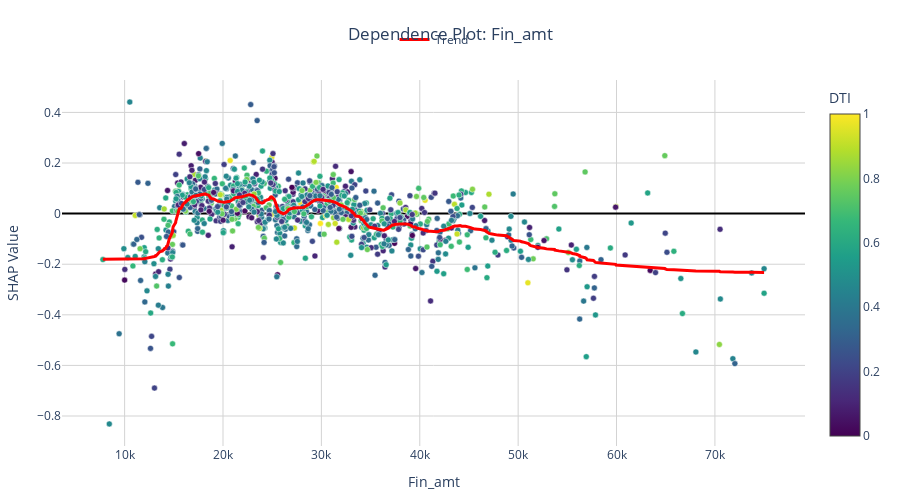

Here is the notebook cell this chart was saved with:
### Code cell
# Financing amount dependence
fig = interp.plot_dependence('Fin_amt')
fig.show()

print("\nInterpretation: How does loan size affect booking probability?")

### Figure 1 — Plotly figure (JSON) as saved in the notebook; plotly's stock layout.template omitted (floating-point values rounded to 4 significant figures; data arrays with more than 128 entries replaced by an {"elided": "..."} marker saying what was removed)
{"data": [{"hovertemplate": "<b>Fin_amt</b>: %{x:.2f}<br>SHAP: %{y:.4f}<extra></extra>", "marker": {"color": {"elided": "1000 float values"}, "colorbar": {"title": {"text": "DTI"}}, "colorscale": [[0.0, "#440154"], [0.1111, "#482878"], [0.2222, "#3e4989"], [0.3333, "#31688e"], [0.4444, "#26828e"], [0.5556, "#1f9e89"], [0.6667, "#35b779"], [0.7778, "#6ece58"], [0.8889, "#b5de2b"], [1.0, "#fde725"]], "line": {"color": "white", "width": 0.5}, "showscale": true, "size": 6}, "mode": "markers", "showlegend": false, "type": "scatter", "x": {"elided": "1000 float values"}, "y": {"elided": "1000 float values"}}, {"hoverinfo": "skip", "line": {"color": "red", "width": 3}, "mode": "lines", "name": "Trend", "showlegend": true, "type": "scatter", "x": {"elided": "1000 float values"}, "y": {"elided": "1000 float values"}}], "layout": {"height": 500, "hovermode": "closest", "legend": {"orientation": "h", "x": 0.5, "xanchor": "center", "y": 1.15, "yanchor": "top"}, "margin": {"b": 50, "l": 50, "r": 50, "t": 80}, "plot_bgcolor": "white", "title": {"text": "Dependence Plot: Fin_amt", "x": 0.5, "xanchor": "center"}, "xaxis": {"gridcolor": "lightgray", "gridwidth": 1, "showgrid": true, "title": {"text": "Fin_amt"}}, "yaxis": {"gridcolor": "lightgray", "gridwidth": 1, "showgrid": true, "title": {"text": "SHAP Value"}, "zeroline": true, "zerolinecolor": "black", "zerolinewidth": 2}}}
